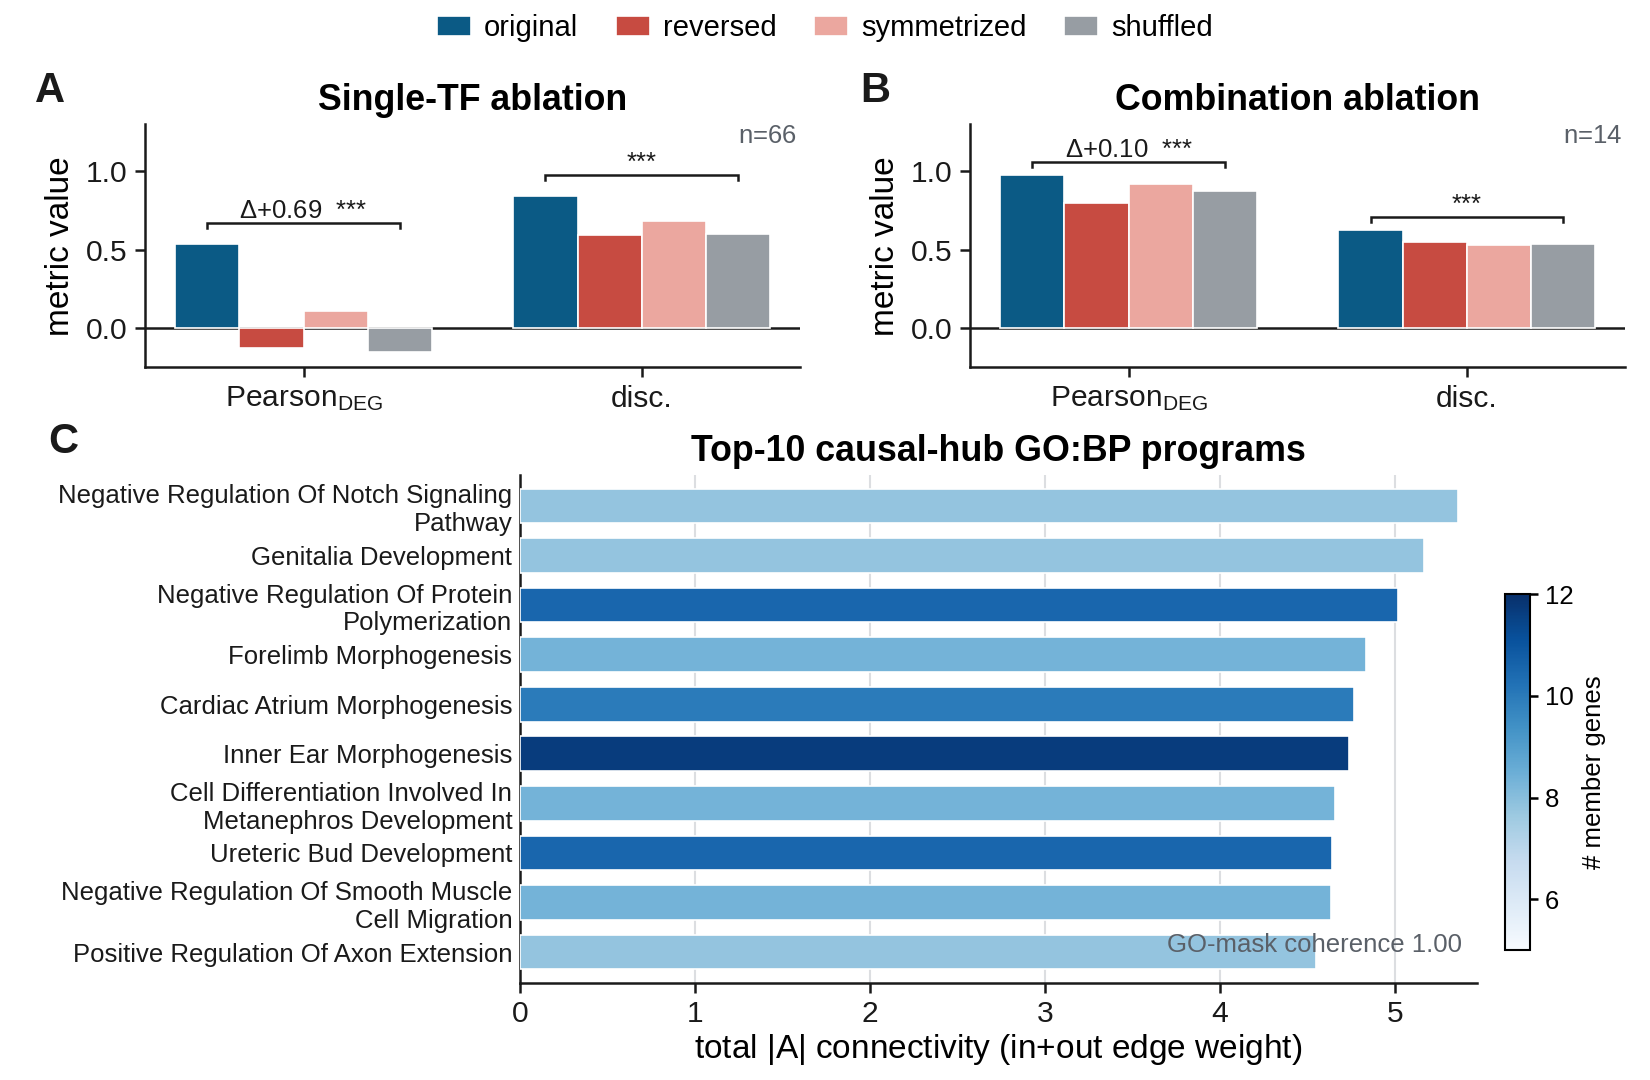

Source code (Python):
"""Fig 5 (MAIN) — the directed causal graph is load-bearing FOR PREDICTION.
Solid, database-free causal validation on the deployed joint WM (jb_prod_wm ep60):

  A  single-TF edge-direction ablation   (original / reversed / symmetrized / shuffled A)
  B  combination edge-direction ablation  (same 4 variants)
       Source: edge_direction_results.json (1000-shuffle-A null; drift-removed Pearson_DEG + disc, same metrics as Fig 2; recall@1 in appendix).
  C  Top-10 causal-hub GO:BP programs of the latent DAG A (native redraw of the old raster's
       right half), bars = total |A| in+out connectivity, colour = # member genes.
       Source: panels/fig4B_latentA_data.npz (real A from ep60; GO-mask coherence 1.00).

The permutation-null histogram and per-held-out-TF paired scatter that supported A/B moved to
the appendix (Fig 9).  Run:  cd paper/figures && python make_fig4B_latentA.py && python fig5.py
"""
import os, json
import numpy as np
import matplotlib.pyplot as plt
import matplotlib as mpl
import paperstyle as ps

CV = "/home/sgoudarzi/scCausalRL/experiments/exp20_load_bearing/docs/figures/causal_val"
ED_JSON = os.path.join(CV, "edge_direction_results.json")
NPZ = "panels/fig4B_latentA_data.npz"                               # C: real A / GO hubs

# Verbatim mirror of edge_direction_results.json, kept in-file so the figure still builds
# on a machine where the results tree is not mounted.  Values are the released ones; the
# recall@1 entries are the exact k/n fractions (n = 66 single TFs / 14 held-out combos).
_ED_CACHE = {
    "single": {
        "original":    {"pearson": 0.5356, "recall1": 48 / 66, "disc_auroc": 0.8444, "n": 66},
        "reversed":    {"pearson": -0.1305, "recall1": 1 / 66, "disc_auroc": 0.5918, "n": 66},
        "symmetrized": {"pearson": 0.1066, "recall1": 5 / 66, "disc_auroc": 0.6858, "n": 66},
        "shuffled":    {"pearson": -0.1563, "recall1": 1 / 66, "disc_auroc": 0.6004, "n": 66},
    },
    "combo": {
        "original":    {"pearson": 0.9768, "recall1": 6 / 14, "disc_auroc": 0.6264, "n": 14},
        "reversed":    {"pearson": 0.7967, "recall1": 1 / 14, "disc_auroc": 0.5495, "n": 14},
        "symmetrized": {"pearson": 0.9178, "recall1": 1 / 14, "disc_auroc": 0.5276, "n": 14},
        "shuffled":    {"pearson": 0.8751, "recall1": 0.8 / 14, "disc_auroc": 0.5382, "n": 14},
    },
    "_stats": {
        "single": {"delta_orig_minus_shuffled": 0.69,
                   "shuffled_pearson_mean": -0.1563,
                   "orig_pearson_ci95": [0.4433, 0.6252], "n_shuffle": 1000},
        "combo": {"delta_orig_minus_shuffled": 0.10},
    },
}
ed = json.load(open(ED_JSON)) if os.path.exists(ED_JSON) else _ED_CACHE

variants = ["original", "reversed", "symmetrized", "shuffled"]
METRICS = [("pearson", "$\\mathrm{Pearson}_{\\mathrm{DEG}}$"), ("disc_auroc", "disc.")]  # same drift-removed metrics as Fig 2
BW = 0.19


# ================================================================= A / B ===
def ablation(ax, grp, title, sig, bracket_pad):
    """Grouped bars for one ablation + a significance bracket on the Pearson group."""
    x = np.arange(len(METRICS))
    for i, v in enumerate(variants):
        vals = [ed[grp][v][m] for m, _ in METRICS]
        ax.bar(x + (i - 1.5) * BW, vals, BW, color=ps.EDGE[v], label=v,
               edgecolor="white", linewidth=0.4, zorder=3)
    ax.axhline(0, color=ps.INK, lw=0.6, zorder=2)
    ax.set_xticks(x); ax.set_xticklabels([lbl for _, lbl in METRICS])
    ax.set_ylabel("metric value")
    ax.set_ylim(-0.25, 1.30)
    ps.tidy(ax)
    # per-metric permutation stars vs the 1000-shuffle-A null (Pearson_DEG group also shows Delta)
    st = ed["_stats"][grp]; dp = st.get("delta_orig_minus_shuffled", 0.0)
    pkey = {"pearson": "permutation_p", "disc_auroc": "permutation_p_disc_auroc"}
    for xi, (m, _l) in enumerate(METRICS):
        pv = st.get(pkey.get(m)); star = ps.stars(pv) if pv is not None else sig
        if not star:
            continue
        top = max(ed[grp][v][m] for v in variants)
        lab = f"$\\Delta$+{dp:.2f}  {star}" if m == "pearson" else star
        ps.sig_bar(ax, xi - 1.5 * BW, xi + 1.5 * BW, top + bracket_pad, lab, dh=0.03)
    ax.text(0.995, 1.0, f"$n$={ed[grp]['original']['n']}", transform=ax.transAxes,
            ha="right", va="top", fontsize=ps.FS["small"], color=ps.INK_SOFT)
    ax.set_title(title)


# --------------------------------------------------------------------------- canvas: 2 rows
# row 1 = [A, B]  row 2 = C (full text width).  Explicit per-row gridspecs (not a single
# ps.grid) because C's 10 wrapped GO:BP hub labels need a WIDE left margin, which under one
# shared constrained-layout grid would steal horizontal space from column 0 and squeeze A.
# Native vector, one type ladder, exact TEXTWIDTH_IN width.
H = 3.6
fig = plt.figure(figsize=(ps.TEXTWIDTH_IN, H))
gs1 = fig.add_gridspec(1, 2, left=0.088, right=0.985, top=0.885, bottom=0.660, wspace=0.26)
gs3 = fig.add_gridspec(1, 1, left=0.315, right=0.895, top=0.560, bottom=0.090)
axA, axB = fig.add_subplot(gs1[0, 0]), fig.add_subplot(gs1[0, 1])
axC = fig.add_subplot(gs3[0, 0])
cax = fig.add_axes([0.912, 0.120, 0.015, 0.330])          # C colorbar (# member genes)

ablation(axA, "single", "Single-TF ablation", ps.stars(1 / 1001), 0.10)
ablation(axB, "combo", "Combination ablation", ps.stars(1 / 1001), 0.05)

# one shared legend for both ablations, parked above row 1 so it cannot touch a bar
handles, labels = axA.get_legend_handles_labels()
fig.legend(handles, labels, loc="upper center", bbox_to_anchor=(0.5, 0.992),
           ncol=4, frameon=False, fontsize=ps.FS["legend"], columnspacing=1.3,
           handlelength=1.15, borderaxespad=0.0)


# ============================================================ C: Top-10 causal-hub GO:BP programs ===
# Native redraw (was the right half of the dropped raster).  Hub logic MIRRORS
# make_fig4B_latentA.py: top-10 programs by total |A| in+out connectivity, colour = #member genes.
if os.path.exists(NPZ):
    z = np.load(NPZ, allow_pickle=True)
    deg = z["deg"]; n_member = z["n_member"]; terms = z["terms"]; coherence = float(z["coherence"])
    top = np.argsort(-deg)[:10][::-1]                    # ascending -> largest hub at the top
    # NEVER truncate: 3 of the top-10 share the 'Negative Regulation Of ...' prefix, so wrap
    # wide enough that each keeps its discriminating tail (>=2 lines only when unavoidable).
    labels = [ps.wrap_label(str(terms[k]).split(" (GO:")[0], width=38, maxlines=2) for k in top]
    norm = mpl.colors.Normalize(vmin=float(n_member[top].min()),
                                vmax=float(n_member[top].max() + 1e-9))
    cmap = mpl.colormaps[ps.CMAP_SEQ]
    cols = [cmap(0.40 + 0.55 * norm(n_member[k])) for k in top]
    y = np.arange(len(top))
    axC.barh(y, deg[top], color=cols, edgecolor="white", linewidth=0.4, zorder=3, height=0.70)
    axC.set_yticks(y); axC.set_yticklabels(labels, fontsize=ps.FS["small"])
    axC.set_xlabel("total |$A$| connectivity (in+out edge weight)", labelpad=1)
    axC.set_title("Top-10 causal-hub GO:BP programs")
    axC.tick_params(axis="y", length=0)
    axC.xaxis.grid(True, color=ps.tint(ps.RULE, 0.5), lw=0.5, zorder=0)
    axC.set_xlim(0, float(deg[top].max()) * 1.02)
    axC.set_ylim(-0.62, len(top) - 0.38)
    ps.tidy(axC)
    sm = mpl.cm.ScalarMappable(norm=norm, cmap=cmap)
    cb = fig.colorbar(sm, cax=cax)
    cb.set_label("# member genes", fontsize=ps.FS["small"], labelpad=2)
    cb.ax.tick_params(labelsize=ps.FS["small"], length=1.8)
    cb.outline.set_linewidth(0.5)
    axC.text(0.985, 0.05, f"GO-mask coherence {coherence:.2f}", transform=axC.transAxes,
             ha="right", va="bottom", fontsize=ps.FS["small"], color=ps.INK_SOFT)
else:
    axC.text(0.5, 0.5, "data pending: run make_fig4B_latentA.py", ha="center", va="center",
             transform=axC.transAxes, fontsize=ps.FS["small"], color=ps.INK_SOFT)
    ps.tidy(axC); cax.axis("off")

ps.label_axes(fig, [axA, axB, axC])
ps.save(fig, "fig4")
print("wrote fig5.pdf / .png")
